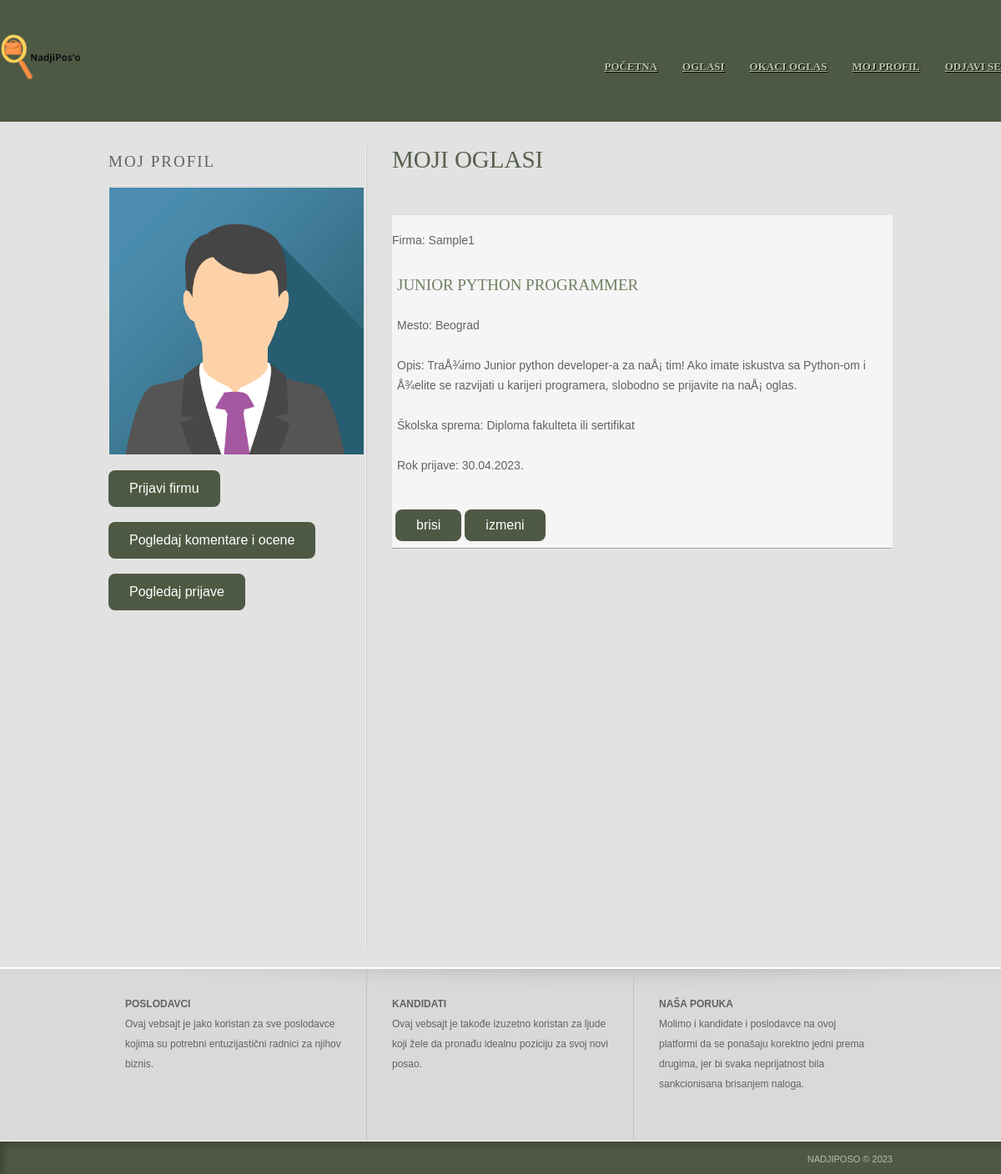
The page /profil.php (signed in) on the database its author committed.
### tables this page shows
CREATE TABLE IF NOT EXISTS `oglasi` (
  `id` int NOT NULL AUTO_INCREMENT,
  `naslov` varchar(50) NOT NULL,
  `lokacija` varchar(50) NOT NULL,
  `sprema` varchar(50) NOT NULL,
  `opis` varchar(200) NOT NULL,
  `rok` varchar(15) NOT NULL,
  `poslodavac` varchar(50) NOT NULL,
  PRIMARY KEY (`id`)
);

CREATE TABLE IF NOT EXISTS `firma` (
  `id` int NOT NULL AUTO_INCREMENT,
  `ime_firme` varchar(50) NOT NULL DEFAULT 'Privatno',
  `vlasnik` int NOT NULL,
  PRIMARY KEY (`id`)
);

### reglog_db.php (the view, shortened to what this page needs)
<?php
class reglog_db {
private $dbh;
function __construct() {
try {
$konekcioni_string =
"mysql:host=".self::name_hosta.";dbname=".self::name_baze;
$this->dbh = new PDO($konekcioni_string, self::korisnik, self::sifra);
}
catch(PDOException $e) {
echo "GRESKA: ";
echo $e->getMessage();
}
}
function __destruct() {
$this->dbh = null;
}
public function listaj_oglase($naslov_kriterijum=NULL) {
    try {
        require 'config.php';
        $sql = "SELECT oglasi.id, oglasi.naslov, oglasi.lokacija, oglasi.sprema, oglasi.opis, oglasi.rok, oglasi.poslodavac FROM oglasi ";
        if (isset($naslov_kriterijum)) {
            $sql .= "JOIN firma ON oglasi.poslodavac = firma.vlasnik WHERE (oglasi.naslov LIKE '%$naslov_kriterijum%' OR oglasi.poslodavac LIKE '%$naslov_kriterijum%' OR oglasi.sprema LIKE '%$naslov_kriterijum%' OR oglasi.lokacija LIKE '%$naslov_kriterijum%' OR firma.ime_firme LIKE '%$naslov_kriterijum%')";
        }
        $role = 0;
        $pdo_izraz = $this->dbh->query($sql);
        $niz = $pdo_izraz->fetchALL(PDO::FETCH_ASSOC);
            if (!empty($_SESSION["id"])) {
                $id = $_SESSION["id"];
                $result = mysqli_query($conn,"SELECT * FROM tb_user WHERE id = $id");
                $row = mysqli_fetch_assoc($result);
                $role = $row['uloga'];
            } else {
                $id = 0;
            }
        echo "<ul class='news'>";
        foreach ($niz as $oglasi) {
                $vlasnik = $oglasi["poslodavac"];
                $pomocni = "SELECT * FROM firma WHERE vlasnik = '$vlasnik'";
                $pomocni_izraz = $this->dbh->query($pomocni);
                $rezultat = $pomocni_izraz->fetch(PDO::FETCH_ASSOC);
                if($rezultat == false){
                    $imefirme = 'Privatno';
                }
                else{
                $imefirme = $rezultat['ime_firme'];
                }
                echo "<br><p>Firma: ".$imefirme." </p>";
                echo "<li><h2>" . $oglasi['naslov'] . "</h2>";
                echo "<p> Mesto: " . $oglasi['lokacija'] . "</p>";
                echo "<p> Opis: " . $oglasi['opis'] . "</p>";
                echo "<p> Školska sprema: " . $oglasi['sprema'] . "</p>";
                echo "<p> Rok prijave: " . $oglasi['rok'] . "</p></li>";
                if ($vlasnik == $id) {
                    echo "&nbsp<input type='button' class='newsdugmad' id='" . $oglasi['id'] . "' value='brisi'
                onclick='brisioglas(this.id)'>&nbsp";
                    echo "<input type='button' class='newsdugmad' id='" . $oglasi['id'] . "' value='izmeni'
                onclick='izmenioglas(this.id)'>";
                }
                elseif($role == 1){
                    echo "<button class='newsdugmad' onclick='prijavise(". $oglasi['id'] .")'>Konkuriši</button>&nbsp";
                    echo "<button class='newsdugmad' onclick='komentarisi(". $oglasi['poslodavac'] .")'>Komentariši</button>";
                }
                echo "<hr>";
            }
            echo"</ul>";
        }
        catch(PDOException $e) {
            echo "GRESKA: ";
            echo $e->getMessage();
            }
            }
    }
    ?>

### profil.php (shortened to what this page needs)
<?php
require 'config.php';
if(!empty($_SESSION["id"])){
    $id = $_SESSION["id"];
    $result = mysqli_query($conn,"SELECT * FROM tb_user WHERE id = $id");
    $row = mysqli_fetch_assoc($result);
}
else{
    header("Location: login.php");
} ?>
<!DOCTYPE HTML>
<html>
<head>
	<link rel="stylesheet" href="css/style.css" type="text/css">
</head>
<body>
<div id="header">
			<div class="logo">
			<a href="index.php"><img src="images/logo.png" alt="LOGO" height="30%" width="40%"></a>
			</div>
			<?php if($row["uloga"] == "1") : ?>
				<ul class="navigation">
				<li class="active">
					<a href="index.php">Početna</a>
				</li>
				<li>
					<a href="poslovi.php">Oglasi</a>
				</li>
				<li>
					<a href="profil.php">Moj Profil</a>
				</li>
				<li>
					<a href="logout.php">Odjavi se</a>
				</li>
			</ul>
			<?php elseif($row["uloga"] == "2") : ?>
				<ul class="navigation">
				<li class="active">
					<a href="index.php">Početna</a>
				</li>
				<li>
					<a href="poslovi.php">Oglasi</a>
				</li>
				<li>
					<a href="oglas.php">Okaci Oglas</a>
				</li>
				<li>
					<a href="profil.php">Moj Profil</a>
				</li>
				<li>
					<a href="logout.php">Odjavi se</a>
				</li>
			</ul>
			<?php endif; ?>
</div>
	<div id="contents">
		<div class="clearfix">
			<div class="sidebar">
				<div>
					<h2>Moj Profil</h2>
						<img src="images/avatar.png" alt="Img" height="320" width="305">
						<br>
						<?php if ($row['uloga'] == 2) { ?>
							<?php if ($row['uloga'] == 2) { ?>
							<p  id='dugme' onclick='dodajfirmu(<?php echo $_SESSION["id"] ?>)'>Prijavi firmu</p>
							<br>
							<?php } ?>
        					<br><p id='openkom' onclick="prikazikomentare()">Pogledaj komentare i ocene</p>
							<?php
							require_once 'reglog_db.php';
							$reglog->listaj_komentare($_SESSION['id']);?>
							<br><br><p id='openprij' onclick="prikaziprijave()">Pogledaj prijave</p>
							<?php
							require_once 'reglog_db.php';
							$reglog->listaj_ko_se_prijavio($_SESSION['id']);?>
						<?php } ?>
				</div>
			</div>
			<?php if($row["uloga"] == "2") : ?>
				<div class="main">
				<h1 >Moji oglasi</h1>
				<div>
				<br>
			<?php
					require_once 'reglog_db.php';
					$reglog = new reglog_db();
					$reglog->listaj_oglase($id);
					?>
					</div>
			</div>
			<?php else : ?>
			<?php endif; ?>
		</div>
	</div>
	<div id="footer">
		<div class="clearfix">
			<div class="section">
				<h4>Poslodavci</h4>
				<p>Ovaj vebsajt je jako koristan za sve poslodavce kojima su potrebni entuzijastični radnici za njihov biznis.</p>
			</div>
			<div class="section">
				<h4>Kandidati</h4>
				<p>Ovaj vebsajt je takođe izuzetno koristan za ljude koji žele da pronađu idealnu poziciju za svoj novi posao.</p>
			</div>
			<div class="section">
				<h4>Naša poruka</h4>
				<p>Molimo i kandidate i poslodavce na ovoj platformi da se ponašaju korektno jedni prema drugima, jer bi svaka neprijatnost bila sankcionisana brisanjem naloga.</p>
			</div>
		</div>
		<div id="footnote">
			<div class="clearfix">
				<p>nadjiposo © 2023</p>
			</div>
		</div>
	</div>
</body>
</html>

### css/style.css (style rules this page uses)
body { background-color: #e2e2e2; min-width: 960px; margin: 0; }
img { display: block; border: 0; }
.clearfix { width: 960px; margin: 0 auto; }
.clearfix:after { clear:both; content:""; display:block; line-height:0; height:1%; visibility:hidden; }
#header { background: #4e5944 ; padding: 40px 0 46px; }
.logo { display: inline-block; }
.navigation { float: right; list-style: none; margin: 28px 0 0; padding: 0; }
.navigation li { float: left; margin-left: 30px; position: relative; }
.navigation li > a { color: #b8c6ac; font: bold 13px/24px Times, "Times New Roman", serif; text-decoration: none; text-shadow: 1px 1px #000; text-transform: uppercase; text-decoration: underline; }
#contents { padding-bottom: 24px; }
#contents > div.clearfix:first-child { width: 940px; padding: 30px 10px 0; }
#contents img { border: 1px solid rgba(231, 231, 231, 0.8); }
h1 { color: #57614e; font: 29px/30px "Times New Roman", Times, serif; margin: 0 0 12px; text-transform: uppercase; }
h2 { color: #626262; font: 19px/24px "Times New Roman", Times, serif; letter-spacing: 2px; margin: 0; text-transform: uppercase; }
p { color: #626262; font: 14px/24px Arial, Helvetica, sans-serif; margin: 0 0 24px; }
.testimonial, .main, .sidebar > div h2, .sidebar ul li, .main > .section { background-image: url(../images/border.png); background-position: left top; background-repeat: repeat-y; }
.main { float: left; min-height: 960px; width: 600px; padding: 0 0 0 32px; }
.main h1 { margin-bottom: 18px; }
.main h2 { margin-bottom: 12px; }
.sidebar { float: left; width: 290px; padding-right: 18px; }
.sidebar > div { margin: 0 0 30px; }
.sidebar > div h2 { background-position: left bottom; background-repeat: repeat-x; margin: 0 0 6px; padding-bottom: 18px; }
.sidebar > div:first-child h2 { margin-bottom: 0; margin-top: 6px; }
.sidebar > div p { margin: 0; padding-bottom: 24px; padding-right: 30px; }
.news { margin-left: auto; background-color: whitesmoke; list-style: none; padding: 0; }
.newsdugmad { cursor: pointer; background-color: #4e5944;border: none;color: white;padding: 10px 25px;text-align: center;text-decoration: none;display: inline-block;font-size: 16px;border-radius: 8px; }
.news > li { background-position: 0 -238px; display: inline-block; height: 269px; width: 578px; margin-bottom: 12px; padding: 6px 22px 0 6px; }
.news > li h2, .details h2 { color: #728063; letter-spacing: 0; margin-bottom: 24px; }
#footer { background: #d9d9d9 url(../images/bg-footer.png) repeat-x left top; border-top: 2px solid #fff; }
#footer .section { float: left; min-height: 146px; width: 259px; border-left: 1px solid #c2c2c2; padding: 30px; }
#footer .section h4 { color: #626262; font: bold 12px/24px Arial, Helvetica, sans-serif; margin: 0; text-transform: uppercase; }
#footer .section p { font-size: 12px; margin: 0; }
#footer .section:first-child { border: 0; }
#footnote { background: url(../images/bg-footnote.jpg) repeat-x left top; border-top: 1px solid #fff; padding: 6px 0 3px; }
#footnote p { color: #b5c1aa; font: 11px/30px Arial, Helvetica, sans-serif; margin: 0; padding-right: 10px; text-align: right; text-transform: uppercase; }
#openkom,#openprij,#uzmiprijave,#dugme { cursor: pointer; background-color: #4e5944;border: none;color: white;padding: 10px 25px;text-align: center;text-decoration: none;display: inline-block;font-size: 16px;border-radius: 8px; }

### rows shown on the page
oglasi: firma.ime_firme "Sample1", naslov "JUNIOR PYTHON PROGRAMMER", lokacija "Beograd", opis "TraÅ¾imo Junior python developer-a za naÅ¡ tim! Ako imate iskustva sa Python-om i Å¾elite se razvijati u karijeri programera, slobodno se prijavite na naÅ¡ oglas.", sprema "Diploma fakulteta ili sertifikat", rok "30.04.2023."
